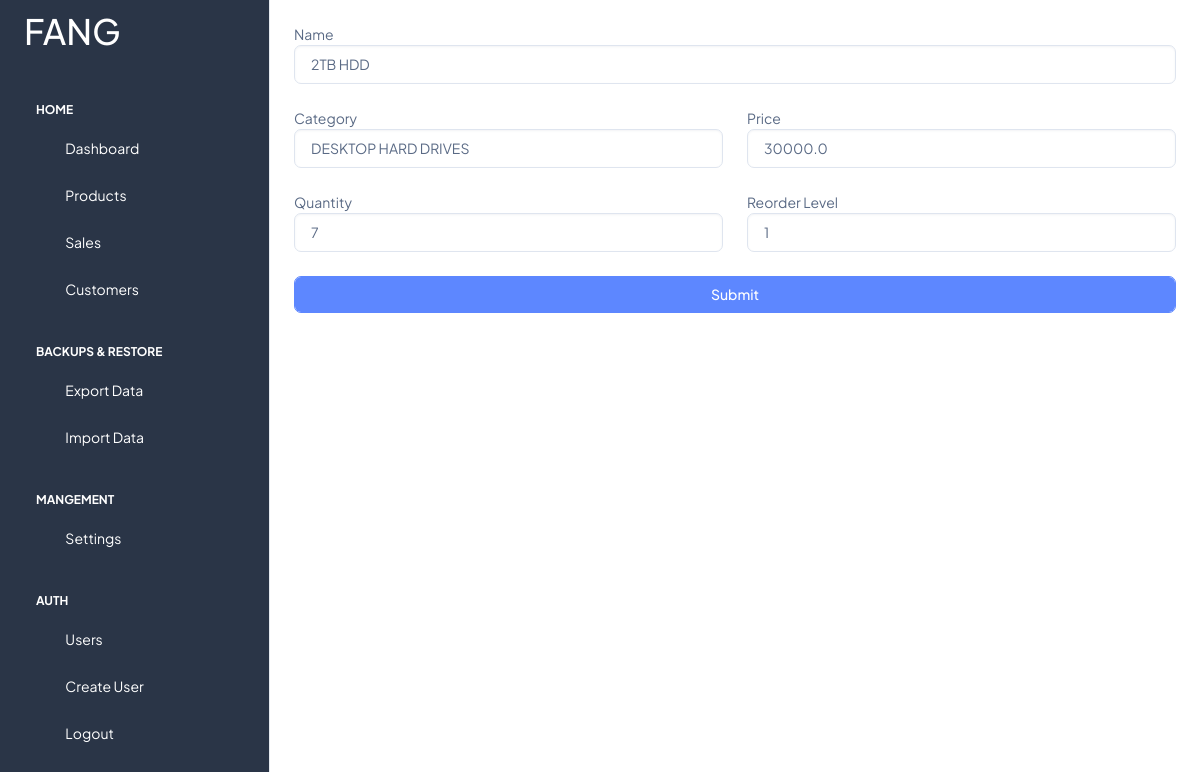
The page /products/update/11/ (signed in) on the database its author committed.
### settings/models.py (models this page shows, shortened)
class Settings(models.Model):
    logo = models.ImageField(
        verbose_name=_("Site Logo"), upload_to="settings", null=True, blank=True
    )
    company_name = models.CharField(
        verbose_name=_("Company Name"),
        max_length=255,
        null=True,
        blank=True,
        default="SOLIX",
    )
    timezone = models.CharField(
        verbose_name=_("Timezone"),
        max_length=30,
        choices=TIMEZONES,
        default="Africa/Douala",
        null=True,
        blank=True,
    )
    reorder_default = models.PositiveIntegerField(
        verbose_name=_("Re-Order Level"),
        help_text="Set reorder level for products without reorder level",
        default=1,
    )

### products/models.py (models this page shows, shortened)
class TimeStampedModel(models.Model):
    created = models.DateTimeField(auto_now_add=True)
    updated = models.DateTimeField(auto_now=True)
    class Meta:
        abstract = True

class Product(TimeStampedModel):
    user = models.ForeignKey(
        User, related_name="products", on_delete=models.SET_NULL, null=True
    )
    category = models.ForeignKey(
        Category, related_name="products", on_delete=models.SET_NULL, null=True
    )
    name = models.CharField(verbose_name=_("Product Name"), max_length=250, unique=True)
    price = models.FloatField(
        verbose_name=_("Product's Price"),
        help_text="In XAF",
        default=0.00,
        null=True,
        blank=True,
    )
    description = models.TextField(
        verbose_name=_("Product Description"), blank=True, null=True
    )
    slug = models.SlugField(verbose_name=_("Product Slug"), null=True, blank=True)
    quantity = models.PositiveIntegerField(
        verbose_name=_("Products's Quantity"), default=0
    )
    image = models.ImageField(
        verbose_name=_("Image"), upload_to="products", null=True, blank=True
    )
    reorder_level = models.PositiveIntegerField(verbose_name=_("Reorder Level"))
    active = models.BooleanField(default=True)
    created = models.DateTimeField(auto_now_add=True, null=True, blank=True)
    updated = models.DateTimeField(auto_now=True, null=True, blank=True)
    class Meta:
        verbose_name_plural = "products"

### products/views.py (the view, shortened to what this page needs)
# urls.py: path("update/<int:product_id>/", views.update_product_view, name="update-product"),
@login_required
def update_product_view(request, product_id):
    product = get_object_or_404(Product, id=product_id)
    form = ProductAddForm(instance=product)
    template_name = "products/update.html"
    context = {
        "product": "product",
        "product_form": form,
    }
    return render(request, template_name, context)

### products/forms.py (shortened to what this page needs)
class ProductAddForm(forms.ModelForm):
    class Meta:
        model = Product
        fields = [
            "name",
            "category",
            "price",
            "quantity",
            "reorder_level",
            "active",
        ]
        widgets = {
            "name": forms.TextInput(attrs={"class": "form-control"}),
            "category": forms.Select(attrs={"class": "form-control"}),
            "price": forms.NumberInput(attrs={"class": "form-control"}),
            "reorder_level": forms.NumberInput(attrs={"class": "form-control"}),
            "quantity": forms.NumberInput(attrs={"class": "form-control"}),
            "active": forms.CheckboxInput(attrs={"class": "form-check-input"}),
        }

### commons/context_processors.py (called while the page is built)
def total_products(request):
    total = Product.objects.all().count()
    context = {"total_products": total}
    return context

def total_customers(request):
    total = Customer.objects.all().count()
    context = {"total_customers": total}
    return context

def total_sales(request):
    total = SaleItem.objects.all().count()
    context = {"total_sales": total}
    return context

### products/models.py (called while the page is built)
    def __str__(self) -> str:
        return f"{self.name}"

### templates/products/update.html
{% extends "base.html" %}
{% block content %}
<div class="container">
    {% include "../components/add_product.html" %}
</div>
{% endblock content %}

### templates/components/sidebar.html (shortened to what this page needs)
<aside class="left-sidebar bg-dark text-white">
    <div>
      <div class="brand-logo d-flex align-items-center justify-content-between">
        <a href="./index.html" class="text-nowrap logo-img">
          {% if site_settings.company_name %}
          <h1 class="text-white">{{site_settings.company_name}}</h1>
          {% else %}
          <h1 class="text-white">SOLIX INVENT</h1>
          {% endif %}
        </a>
      </div>
      <nav class="sidebar-nav scroll-sidebar" data-simplebar="">
        <ul id="sidebarnav">
          <li class="nav-small-cap">
            <span class="hide-menu text-white">Home</span>
          </li>
          <li class="sidebar-item ">
            <a class="text-white sidebar-link" href="{% url 'home' %}" aria-expanded="false">
              <span>
                <i class="ti ti-layout-dashboard"></i>
              </span>
              <span class="hide-menu">Dashboard</span>
            </a>
          </li>
          <li class="sidebar-item ">
            <a class="text-white sidebar-link" href="{% url 'products:list'  %}" aria-expanded="false">
              <span>
                <i class="ti ti-package"></i>
              </span>
              <span class="hide-menu">Products</span>
            </a>
          </li>
          <li class="sidebar-item ">
            <a class="text-white sidebar-link" href="{% url 'sales:list' %}" aria-expanded="false">
              <span>
                <i class="ti ti-crown"></i>
              </span>
              <span class="hide-menu">Sales</span>
            </a>
          </li>
          <li class="sidebar-item ">
            <a class="text-white sidebar-link" href="{% url 'customers:list' %}" aria-expanded="false">
              <span>
                <i class="ti ti-crown"></i>
              </span>
              <span class="hide-menu">Customers</span>
            </a>
          </li>
          <li class="nav-small-cap">
            <span class="hide-menu text-white">BACKUPS & RESTORE</span>
          </li>
          <li class="sidebar-item ">
            <a class="text-white sidebar-link" href="{% url 'commons:export_data' %}" aria-expanded="false">
              <span>
                <i class="ti ti-crown"></i>
              </span>
              <span class="hide-menu">Export Data</span>
            </a>
          </li>
          <li class="sidebar-item ">
            <a class="text-white sidebar-link" href="{% url 'commons:import_data' %}" aria-expanded="false">
              <span>
                <i class="ti ti-crown"></i>
              </span>
              <span class="hide-menu">Import Data</span>
            </a>
          </li>
          <li class="nav-small-cap">
            <span class="hide-menu text-white">MANGEMENT</span>
          </li>
          <li class="sidebar-item ">
            <a class="text-white sidebar-link" href="{% url 'settings:settings' %}" aria-expanded="false">
              <span>
                <i class="ti ti-settings"></i>
              </span>
              <span class="hide-menu">Settings</span>
            </a>
          </li>
          <li class="nav-small-cap">
            <span class="hide-menu text-white">AUTH</span>
          </li>
          <li class="sidebar-item ">
            <a class="text-white sidebar-link" href="{% url 'accounts:list' %}" aria-expanded="false">
              <span>
                <i class="ti ti-user"></i>
              </span>
              <span class="hide-menu">Users</span>
            </a>
          </li>
          <li class="sidebar-item ">
            <a class="text-white sidebar-link" href="{% url 'accounts:add_user' %}" aria-expanded="false">
              <span>
                <i class="ti ti-user-plus"></i>
              </span>
              <span class="hide-menu">Create User</span>
            </a>
          </li>
          <li class="sidebar-item ">
            <a class="text-white sidebar-link" href="{% url 'accounts:logout' %}" aria-expanded="false">
              <span>
                <i class="ti ti-user"></i>
              </span>
              <span class="hide-menu">Logout</span>
            </a>
          </li>
        </ul>
      </nav>
    </div>
  </aside>

### templates/components/add_product.html (shortened to what this page needs)
<form id="product-add-form" method="post">
    <div class="container">
      <div class="row">
        <div class="col-md-12 mt-4">
          <div class="form-group">
            <label for="name">Name</label>
            {{product_form.name}}
          </div>
        </div>
      </div>
      <div class="row">
        <div class="col-md-6 mt-4">
          <div class="form-group">
            <label for="category">Category</label>
            {{product_form.category}}
          </div>
        </div>
        <div class="col-md-6 mt-4">
          <div class="form-group">
            <label for="price">Price</label>
            {{product_form.price}}
          </div>
        </div>
      </div>
      <div class="row">
        <div class="col-md-6 mt-4">
          <div class="form-group">
            <label for="quantity">Quantity</label>
            {{product_form.quantity}}
          </div>
        </div>
        <div class="col-md-6 mt-4">
          <div class="form-group">
            <label for="reorderlevel">Reorder Level</label>
            {{product_form.reorder_level}}
          </div>
        </div>
      </div>
      <div class="row">
        <div class="col-md-12">
          <button type="submit" class="mt-4 btn btn-primary form-control btn-block">Submit</button>
        </div>
      </div>
    </div>
  </form>

### static/assets/libs/simplebar/src/simplebar.css (style rules this page uses)
[data-simplebar] { position: relative; flex-direction: column; flex-wrap: wrap; justify-content: flex-start; align-content: flex-start; align-items: flex-start; }

### rows shown on the page
Settings: company_name "FANG"
Product: name "2TB HDD", category "DESKTOP HARD DRIVES", price "30000.0", quantity "7", reorder_level "1"
